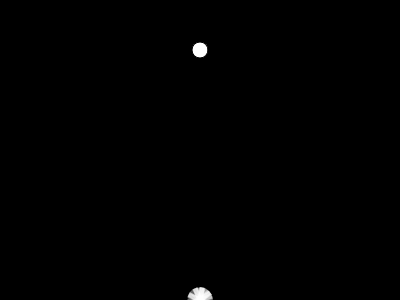
Frame 1 (no input)
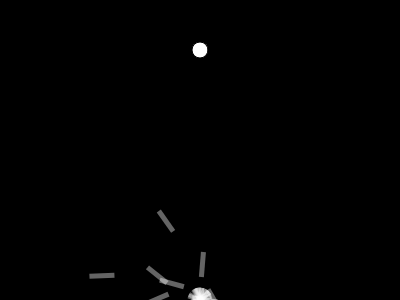
Frame 60 (no input)
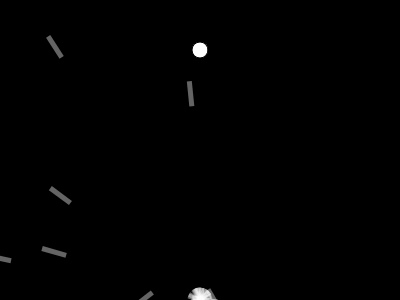
Frame 120 (the mouse pressed at the canvas centre since frame 60)

The p5.js sketch that drew these frames (run headless with seeded random() and noise() and a simulated clock; from frame 60 on, the mouse is pressed at the canvas centre):

// p5.js sketch
// ── sketch.js
var population;
var lifespan = 200;
var lifeP;
var lifecycleP;
var count = 0;
var lifecycleCount = 0;
var target;
var maxforce = 0.2;


function setup() {
  createCanvas(400, 300);
  population = new Population();
  lifeP = createP(); // create text for a counter
  lifecycleP = createP(); // create a text for rocket lifecycle
  target = createVector(width / 2, 50)
}

function draw() {
  background(0);
  population.run();
  lifeP.html("lifespan: " + count); // create a counter

  count++; // get a new direction gene from the genepool
  if (count == lifespan) {
    population.evaluate();
    population.selection();
    count = 0; // reset count if you've gone through the last gene from the genepool

    lifecycleCount++;
    lifecycleP.html("lifecycle: " + lifecycleCount); // create a counter
  }


  ellipse(target.x, target.y, 16, 16); // create a target
}


// ── dna.js

function DNA(genes) {
  if (genes) {
    this.genes = genes;
  } else {
    this.genes = []; // starting genes is an array of random directions
    for (var i = 0; i < lifespan; i++) {
      this.genes[i] = p5.Vector.random2D();
      this.genes[i].setMag(maxforce);
    }
  }

  this.crossover = function(partner) {
    var newgenes = [];
    var mid = floor(random(this.genes.length)); // get a random midpoint in the array
    for (var i = 0; i < this.genes.length; i++) {
      if (i > mid) {
        newgenes[i] = this.genes[i];
      } else {
        newgenes[i] = partner.genes[i];
      }
    }
    return new DNA(newgenes); // create a new genepool with random partner genes
  }

  this.mutation = function() {
    for (var i = 0; i < this.genes.length; i++) {
      // randomly mutate a gene to move to a random direction
      if (random(1) < 0.01) {
        this.genes[i] = p5.Vector.random2D();
        this.genes[i].setMag(maxforce);
      }
    }
  }
}


// ── population.js

function Population() {
  this.rockets = [];
  this.popsize = 25;
  this.matingpool = [];


  // create a bunch of rockets
  for (var i = 0; i < this.popsize; i++) {
    this.rockets[i] = new Rocket();
  }

  // evaluate the fitness of the rockets
  this.evaluate = function() {
    var maxfit = 0;
    for (var i = 0; i < this.popsize; i++) {
      this.rockets[i].calcFitness();

      if (this.rockets[i].fitness > maxfit) {
        maxfit = this.rockets[i].fitness; // find the max fitness of all the rockets
      }
    }

    maxfit = maxfit === 0 ? 1 : maxfit;
    for (var i = 0; i < this.popsize; i++) {
      this.rockets[i].fitness /= maxfit; // normalize all the fitness values
    }

    this.matingpool = [];
    for (var i = 0; i < this.popsize; i++) {
      var n = this.rockets[i].fitness * 100; // rocket fitness between 0 and 100
      for (var j = 0; j < n; j++) {
        // add as many rockets to new matingpool as new fitness level
        this.matingpool.push(this.rockets[i]);
      }
    }
  }

  this.selection = function() {
    var newRockets = [];
    for (var i = 0; i < this.rockets.length; i++) {
      var parentA = random(this.matingpool).dna;
      var parentB = random(this.matingpool).dna;
      var child = parentA.crossover(parentB);
      child.mutation();
      newRockets[i] = new Rocket(child);
    }
    this.rockets = newRockets;
  }

  // create a function which updates the rockets' behavior
  this.run = function() {
    for (var i = 0; i < this.popsize; i++) {
      this.rockets[i].update();
      this.rockets[i].show();
    }
  }
}


// ── rocket.js

function Rocket(dna) {
  this.pos = createVector(width / 2, height);
  this.vel = createVector();
  this.acc = createVector();
  this.timeOfImpact;
  this.completed = false;
  this.crashed = false;
  if (dna) {
    this.dna = dna;
  } else {
    this.dna = new DNA(); // every rocket has a DNA object
  }
  this.fitness = 0;

  // apply force for the acceleration
  this.applyForce = function(force) {
    this.acc.add(force);
  }

  this.calcFitness = function() {
    var d = dist(this.pos.x, this.pos.y, target.x, target.y); // distance

    this.fitness = map(d, 0, width, width, 0); // fitness is invert of distance
    if (this.completed) {
      var speedFitness = ((lifespan - this.timeOfImpact) / lifespan) * 35; // get a speed value from 0 to 1
      this.fitness *= speedFitness;
    }
    if (this.crashed) {
      this.fitness /= 10;
    }
  }

  this.update = function() {
    var d = dist(this.pos.x, this.pos.y, target.x, target.y); // distance
    if (d < 10) {
      if (!this.completed) {
        this.timeOfImpact = count;
      }
      this.completed = true;
      this.pos = target.copy(); // move the rocket to the target if it is hit
    }

    if (this.pos.x > width || this.pos.x < 0) {
      this.crashed = true;
    }

    if (this.pos.y > height || this.pos.y < 0) {
      this.crashed = true;
    }

    this.applyForce(this.dna.genes[count]); // apply 1 of the directions in the genepool of the rocket's dna as a force

    // only move if it hasn't hit the target
    if (!this.completed && !this.crashed) {
      this.vel.add(this.acc);
      this.pos.add(this.vel);
      this.acc.mult(0);
      this.vel.limit(4);
    }
  }

  this.show = function() {
    push();
    noStroke();
    fill(255, 100);
    translate(this.pos.x, this.pos.y);
    rotate(this.vel.heading());
    rectMode(CENTER);
    rect(0, 0, 25, 5);
    pop();
  }
}
